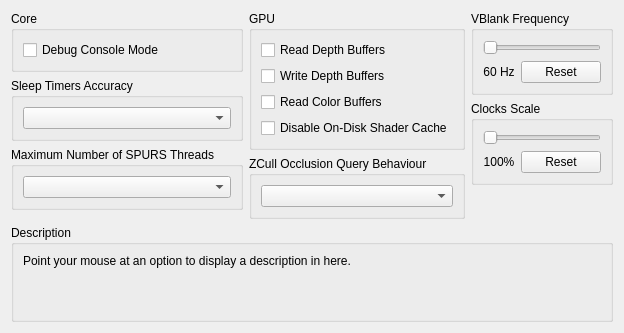
     <widget class="QWidget" name="advancedTab">
      <attribute name="title">
       <string>Advanced</string>
      </attribute>
      <layout class="QVBoxLayout" name="verticalLayout_83">
       <item>
        <layout class="QHBoxLayout" name="horizontalLayout_28" stretch="1,1,1">
         <item>
          <layout class="QVBoxLayout" name="verticalLayout_89">
           <item>
            <widget class="QGroupBox" name="gb_advanced_core">
             <property name="sizePolicy">
              <sizepolicy hsizetype="Preferred" vsizetype="Minimum">
               <horstretch>0</horstretch>
               <verstretch>0</verstretch>
              </sizepolicy>
             </property>
             <property name="title">
              <string>Core</string>
             </property>
             <layout class="QVBoxLayout" name="VerticalLayout_91">
              <item>
               <widget class="QCheckBox" name="debugConsoleMode">
                <property name="text">
                 <string>Debug Console Mode</string>
                </property>
               </widget>
              </item>
             </layout>
            </widget>
           </item>
           <item>
            <widget class="QGroupBox" name="gb_sleep_timers_accuracy">
             <property name="sizePolicy">
              <sizepolicy hsizetype="Preferred" vsizetype="Minimum">
               <horstretch>0</horstretch>
               <verstretch>0</verstretch>
              </sizepolicy>
             </property>
             <property name="title">
              <string>Sleep Timers Accuracy</string>
             </property>
             <layout class="QVBoxLayout" name="verticalLayout_85">
              <item>
               <widget class="QComboBox" name="sleepTimersAccuracy"/>
              </item>
             </layout>
            </widget>
           </item>
           <item>
            <widget class="QGroupBox" name="gb_max_spurs_threads">
             <property name="sizePolicy">
              <sizepolicy hsizetype="Preferred" vsizetype="Minimum">
               <horstretch>0</horstretch>
               <verstretch>0</verstretch>
              </sizepolicy>
             </property>
             <property name="title">
              <string>Maximum Number of SPURS Threads</string>
             </property>
             <layout class="QVBoxLayout" name="verticalLayout_82">
              <item>
               <widget class="QComboBox" name="maxSPURSThreads"/>
              </item>
             </layout>
            </widget>
           </item>
           <item>
            <spacer name="verticalSpacer_23">
             <property name="orientation">
              <enum>Qt::Vertical</enum>
             </property>
             <property name="sizeHint" stdset="0">
              <size>
               <width>0</width>
               <height>0</height>
              </size>
             </property>
            </spacer>
           </item>
          </layout>
         </item>
         <item>
          <layout class="QVBoxLayout" name="VerticalLayout_88">
           <item>
            <widget class="QGroupBox" name="gb_advanced_gpu">
             <property name="sizePolicy">
              <sizepolicy hsizetype="Preferred" vsizetype="Minimum">
               <horstretch>0</horstretch>
               <verstretch>0</verstretch>
              </sizepolicy>
             </property>
             <property name="title">
              <string>GPU</string>
             </property>
             <layout class="QVBoxLayout" name="VerticalLayout_90">
              <item>
               <widget class="QCheckBox" name="readDepth">
                <property name="text">
                 <string>Read Depth Buffers</string>
                </property>
               </widget>
              </item>
              <item>
               <widget class="QCheckBox" name="dumpDepth">
                <property name="text">
                 <string>Write Depth Buffers</string>
                </property>
               </widget>
              </item>
              <item>
               <widget class="QCheckBox" name="readColor">
                <property name="text">
                 <string>Read Color Buffers</string>
                </property>
               </widget>
              </item>
              <item>
               <widget class="QCheckBox" name="disableOnDiskShaderCache">
                <property name="text">
                 <string>Disable On-Disk Shader Cache</string>
                </property>
               </widget>
              </item>
             </layout>
            </widget>
           </item>
           <item>
            <widget class="QGroupBox" name="gb_zcull_mode">
             <property name="sizePolicy">
              <sizepolicy hsizetype="Preferred" vsizetype="Minimum">
               <horstretch>0</horstretch>
               <verstretch>0</verstretch>
              </sizepolicy>
             </property>
             <property name="title">
              <string>ZCull Occlusion Query Behaviour</string>
             </property>
             <layout class="QVBoxLayout" name="verticalLayout_92">
              <item>
               <widget class="QComboBox" name="zcullBehavior"/>
              </item>
             </layout>
            </widget>
           </item>
           <item>
            <spacer name="verticalSpacer_22">
             <property name="orientation">
              <enum>Qt::Vertical</enum>
             </property>
             <property name="sizeHint" stdset="0">
              <size>
               <width>0</width>
               <height>0</height>
              </size>
             </property>
            </spacer>
           </item>
          </layout>
         </item>
         <item>
          <layout class="QVBoxLayout" name="VerticalLayout_87">
           <item>
            <widget class="QGroupBox" name="gb_vblank">
             <property name="sizePolicy">
              <sizepolicy hsizetype="Preferred" vsizetype="Minimum">
               <horstretch>0</horstretch>
               <verstretch>0</verstretch>
              </sizepolicy>
             </property>
             <property name="title">
              <string>VBlank Frequency</string>
             </property>
             <layout class="QVBoxLayout" name="verticalLayout_86">
              <item>
               <widget class="QSlider" name="vblank">
                <property name="orientation">
                 <enum>Qt::Horizontal</enum>
                </property>
               </widget>
              </item>
              <item>
               <layout class="QHBoxLayout" name="horizontalLayout_30" stretch="1,0">
                <item>
                 <widget class="QLabel" name="vblankText">
                  <property name="text">
                   <string>60 Hz</string>
                  </property>
                  <property name="alignment">
                   <set>Qt::AlignCenter</set>
                  </property>
                 </widget>
                </item>
                <item>
                 <widget class="QPushButton" name="vblankReset">
                  <property name="text">
                   <string>Reset</string>
                  </property>
                 </widget>
                </item>
               </layout>
              </item>
             </layout>
            </widget>
           </item>
           <item>
            <widget class="QGroupBox" name="gb_clockScale">
             <property name="sizePolicy">
              <sizepolicy hsizetype="Preferred" vsizetype="Minimum">
               <horstretch>0</horstretch>
               <verstretch>0</verstretch>
              </sizepolicy>
             </property>
             <property name="title">
              <string>Clocks Scale</string>
             </property>
             <layout class="QVBoxLayout" name="verticalLayout_87">
              <item>
               <widget class="QSlider" name="clockScale">
                <property name="orientation">
                 <enum>Qt::Horizontal</enum>
                </property>
               </widget>
              </item>
              <item>
               <layout class="QHBoxLayout" name="horizontalLayout_29" stretch="1,0">
                <item>
                 <widget class="QLabel" name="clockScaleText">
                  <property name="text">
                   <string>100%</string>
                  </property>
                  <property name="alignment">
                   <set>Qt::AlignCenter</set>
                  </property>
                 </widget>
                </item>
                <item>
                 <widget class="QPushButton" name="clockScaleReset">
                  <property name="text">
                   <string>Reset</string>
                  </property>
                 </widget>
                </item>
               </layout>
              </item>
             </layout>
            </widget>
           </item>
           <item>
            <spacer name="verticalSpacer_21">
             <property name="orientation">
              <enum>Qt::Vertical</enum>
             </property>
             <property name="sizeHint" stdset="0">
              <size>
               <width>0</width>
               <height>0</height>
              </size>
             </property>
            </spacer>
           </item>
          </layout>
         </item>
        </layout>
       </item>
       <item>
        <spacer name="verticalSpacer_20">
         <property name="orientation">
          <enum>Qt::Vertical</enum>
         </property>
         <property name="sizeHint" stdset="0">
          <size>
           <width>0</width>
           <height>0</height>
          </size>
         </property>
        </spacer>
       </item>
       <item>
        <widget class="QGroupBox" name="groupBox_65">
         <property name="title">
          <string>Description</string>
         </property>
         <layout class="QVBoxLayout" name="verticalLayout_84">
          <item>
           <widget class="QLabel" name="description_advanced">
            <property name="text">
             <string>Point your mouse at an option to display a description in here.


             </string>
            </property>
            <property name="textFormat">
             <enum>Qt::PlainText</enum>
            </property>
            <property name="alignment">
             <set>Qt::AlignLeading|Qt::AlignLeft|Qt::AlignTop</set>
            </property>
            <property name="wordWrap">
             <bool>true</bool>
            </property>
           </widget>
          </item>
         </layout>
        </widget>
       </item>
      </layout>
     </widget>
